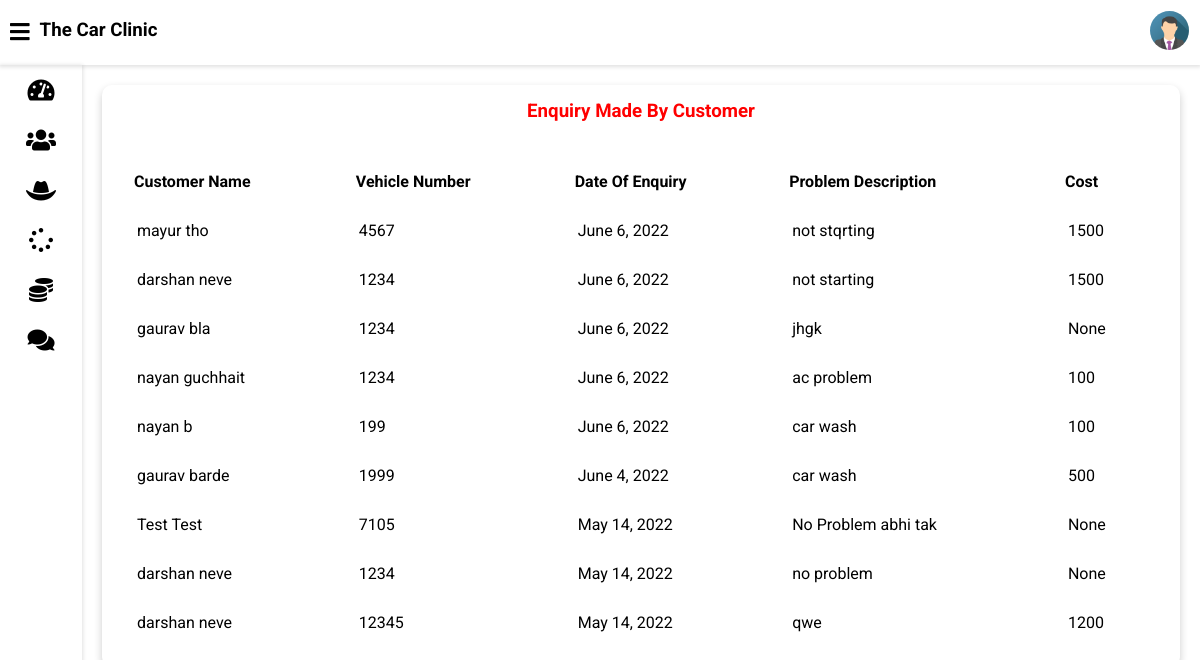
Page /admin-view-customer-enquiry (signed in) on the committed database.
### vehicle/models.py (models this page shows, shortened)
class Customer(models.Model):
    user=models.OneToOneField(User,on_delete=models.CASCADE)
    profile_pic= models.ImageField(upload_to='profile_pic/CustomerProfilePic/',null=True,blank=True)
    address = models.CharField(max_length=40)
    mobile = models.CharField(max_length=20,null=False)
    @property
    def get_name(self):
        return self.user.first_name+" "+self.user.last_name

class Request(models.Model):
    cat=(('SUV','SUV'),('Hatchback','Hatchback'),('Sedan','Sedan'),('Other','Other'))
    category=models.CharField(max_length=50,choices=cat)
    vehicle_no=models.PositiveIntegerField(null=False)
    vehicle_name = models.CharField(max_length=40,null=False)
    vehicle_model = models.CharField(max_length=40,null=False)
    vehicle_brand = models.CharField(max_length=40,null=False)
    problem_description = models.CharField(max_length=500,null=False)
    date=models.DateField(auto_now=True)
    cost=models.PositiveIntegerField(null=True)
    customer=models.ForeignKey('Customer', on_delete=models.CASCADE,null=True)
    mechanic=models.ForeignKey('Mechanic',on_delete=models.CASCADE,null=True)
    stat=(('Pending','Pending'),('Approved','Approved'),('Repairing','Repairing'),('Repairing Done','Repairing Done'),('Released','Released'))
    status=models.CharField(max_length=50,choices=stat,default='Pending',null=True)

### vehicle/views.py (the view)
# urls.py: path('admin-view-customer-enquiry', views.admin_view_customer_enquiry_view,name='admin-view-customer-enquiry'),
@login_required(login_url='adminlogin')
def admin_view_customer_enquiry_view(request):
    enquiry=models.Request.objects.all().order_by('-id')
    customers=[]
    for enq in enquiry:
        customer=models.Customer.objects.get(id=enq.customer_id)
        customers.append(customer)
    return render(request,'vehicle/admin_view_customer_enquiry.html',{'data':zip(customers,enquiry)})

### templates/vehicle/admin_view_customer_enquiry.html
{% extends 'vehicle/adminbase.html' %}
{% block content %}
	<div class="wrapper">
		<div class="row">
			<div class="col-12 col-m-12 col-sm-12">
				<div class="card">
					<div class="card-header">
						<h3 style="color:red; text-align:center" >Enquiry Made By Customer
						</h3>
					</div>
					<div class="card-content">
						<table>
							<thead>
                <tr>
                  <th>Customer Name</th>
                  <th>Vehicle Number</th>
                  <th>Date Of Enquiry</th>
                  <th>Problem Description</th>
									<th>Cost</th>
                </tr>
							</thead>
							<tbody>
                {% for c,r in data %}
                <tr>
                  <td> {{c.get_name}}</td>
                  <td> {{r.vehicle_no}}</td>
                  <td> {{r.date}}</td>
                  <td>{{r.problem_description}}</td>
									<td>{{r.cost}}</td>
                </tr>
                {% endfor %}
							</tbody>
						</table>
					</div>
				</div>
			</div>
		</div>
<br><br><br><br><br><br><br><br><br><br><br><br><br><br><br><br>
	</div>
{% endblock content %}

### static/style.css (style rules this page uses)
* { box-sizing: border-box; }
body { font-family: 'Roboto', sans-serif; background: var(--main-bg-color); color: var(--main-color); margin: 0; }
.wrapper { padding: 10px; margin-left: 82px; padding-top: 75px; background: var(--second-bg-color); transition: margin-left .5s; }
.row { display: flex; flex-wrap: wrap; flex-direction: row; }
.row:after, .row:before { box-sizing: border-box; }
[class*="col-"] { padding: 10px; }
@media only screen and (min-width: 600px) { .col-sm-12 { width: 100%; } }
@media only screen and (min-width: 768px) { .col-m-12 { width: 100%; } }
@media only screen and (min-width: 992px) { .col-12 { width: 100%; } }
.card { background: var(--main-bg-color); color: var(--main-color); border-radius: 10px; margin-bottom: 10px; box-shadow: 0 4px 8px 0 rgba(0,0,0,0.2); }
.card-header { padding: 15px 30px; border-bottom: 1px solid var(--second-bg-color); position: relative; }
.card-header h3 { margin: 0; }
.card-content { padding: 20px; overflow-x: auto; }
table { border-collapse: collapse; width: 100%; }
table td { border-top: 1px solid var(--second-bg-color); padding: 15px; }
table th { border-top: 1px solid var(--second-bg-color); border-bottom: 1px solid var(--second-bg-color); padding: 15px 12px; text-align: left; }

### rows in the picture
Customer: get_name "mayur tho", vehicle_no "4567", date "June 6, 2022", problem_description "not stqrting", cost "1500"
Customer: get_name "darshan neve", vehicle_no "1234", date "June 6, 2022", problem_description "not starting", cost "1500"
Customer: get_name "gaurav bla", vehicle_no "1234", date "June 6, 2022", problem_description "jhgk", cost "None"
Customer: get_name "nayan guchhait", vehicle_no "1234", date "June 6, 2022", problem_description "ac problem", cost "100"
Customer: get_name "nayan b", vehicle_no "199", date "June 6, 2022", problem_description "car wash", cost "100"
Customer: get_name "gaurav barde", vehicle_no "1999", date "June 4, 2022", problem_description "car wash", cost "500"
Customer: get_name "Test Test", vehicle_no "7105", date "May 14, 2022", problem_description "No Problem abhi tak", cost "None"
Customer: get_name "darshan neve", vehicle_no "1234", date "May 14, 2022", problem_description "no problem", cost "None", vehicle_no "12345", problem_description "qwe", cost "1200"
